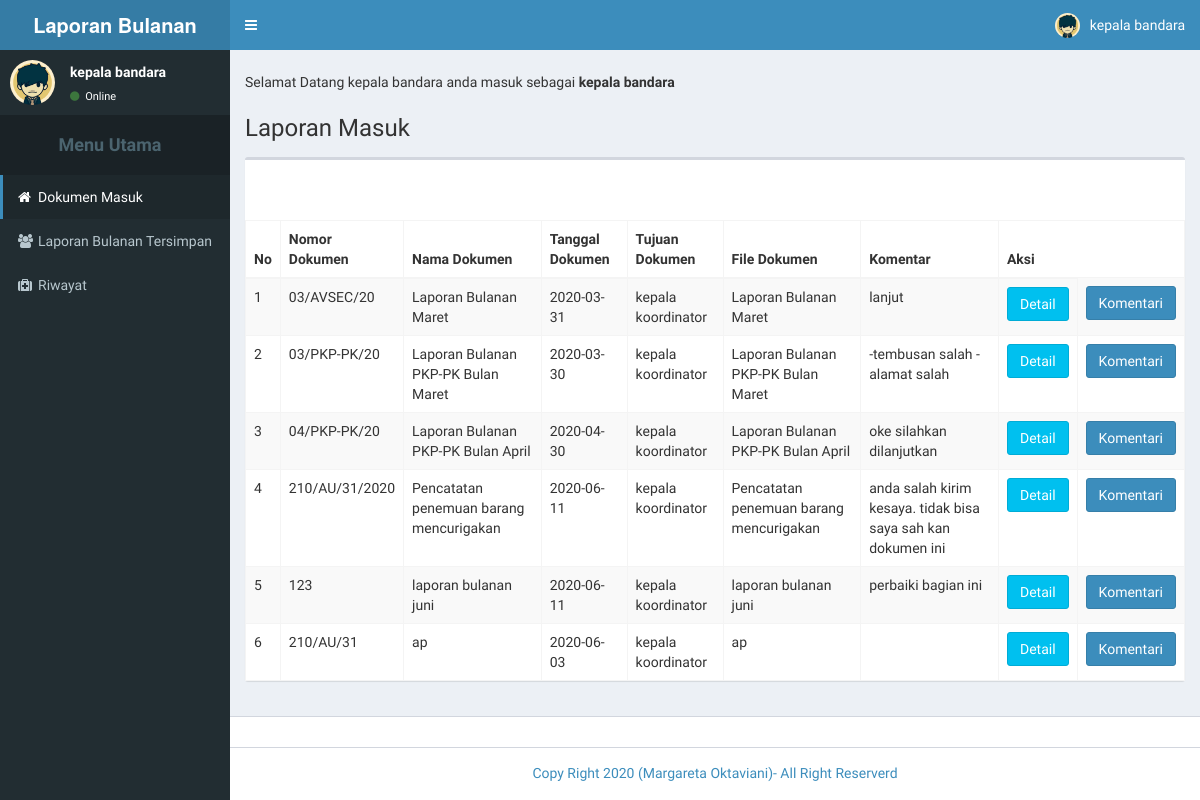
Page /kepalastaff/home.php (signed in) on the committed database.
### tables this page shows
CREATE TABLE `dokumen` (
  `id` int(4) NOT NULL,
  `nomor_dokumen` varchar(100) NOT NULL,
  `nama_dokumen` varchar(100) NOT NULL,
  `tanggal_dokumen` date NOT NULL,
  `tujuan_dokumen` enum('kepala bandara','kepala koordinator') NOT NULL,
  `file_dokumen` varchar(1000) NOT NULL,
  `komentar` varchar(1000) DEFAULT NULL,
  `status` tinyint(1) NOT NULL
);

### kepalastaff/list_laporan.php (the view, shortened to what this page needs)
<thead>
					<tr>
						<th>No</th>
                        <th>Nomor Dokumen</th>
						<th>Nama Dokumen</th>
						<th>Tanggal Dokumen</th>
						<th>Tujuan Dokumen</th>
						<th>File Dokumen</th>
						<th>Komentar</th>
						<th>Aksi</th>
					</tr>
				</thead>
				<tbody>
                    <?php
                        $no=0;
						$querydokumen = mysqli_query ($connect, "SELECT * FROM dokumen WHERE tujuan_dokumen ='kepala koordinator';");
						while ($dokumen = mysqli_fetch_array ($querydokumen)){
                            $no++;
						?>
                                <tr>
									<td><?=$no;?></td>
                                    <td><?=$dokumen[nomor_dokumen];?></td>
									<td><?=$dokumen[nama_dokumen];?></td>
									<td><?=$dokumen[tanggal_dokumen];?></td>
									<td><?=$dokumen[tujuan_dokumen];?></td>
									<td><?=$dokumen[nama_dokumen];?></td>
									<td><?=$dokumen[komentar];?></td>
									<td><a href='http://localhost/radinintenbaru/pegawaikampen/<?=$dokumen[file_dokumen];?>' class='open_modal_detail btn btn-info' dokumen='$dokumen[nomor_dokumen]'>Detail</a></td>
					<form method="POST" action="komentar.php">
					<td>
					<input type="submit" class="open_modal_edit btn btn-primary" value="Komentari">
					</td>
					</form>
					</tr>
					<?php }?>
				</tbody>

### rows in the picture
dokumen: nomor_dokumen "03/AVSEC/20", nama_dokumen "Laporan Bulanan Maret", tanggal_dokumen "2020-03-31", tujuan_dokumen "kepala koordinator", komentar "lanjut"
dokumen: nomor_dokumen "03/PKP-PK/20", nama_dokumen "Laporan Bulanan PKP-PK Bulan Maret", tanggal_dokumen "2020-03-30", tujuan_dokumen "kepala koordinator", komentar "-tembusan salah -alamat salah"
dokumen: nomor_dokumen "04/PKP-PK/20", nama_dokumen "Laporan Bulanan PKP-PK Bulan April", tanggal_dokumen "2020-04-30", tujuan_dokumen "kepala koordinator", komentar "oke silahkan dilanjutkan"
dokumen: nomor_dokumen "210/AU/31/2020", nama_dokumen "Pencatatan penemuan barang mencurigakan", tanggal_dokumen "2020-06-11", tujuan_dokumen "kepala koordinator", komentar "anda salah kirim kesaya. tidak bisa saya sah kan dokumen ini"
dokumen: nomor_dokumen "123", nama_dokumen "laporan bulanan juni", tanggal_dokumen "2020-06-11", tujuan_dokumen "kepala koordinator", komentar "perbaiki bagian ini"
dokumen: nomor_dokumen "210/AU/31", nama_dokumen "ap", tanggal_dokumen "2020-06-03", tujuan_dokumen "kepala koordinator"

### other values in the picture
$_SESSION['role'] "kepala bandara"
